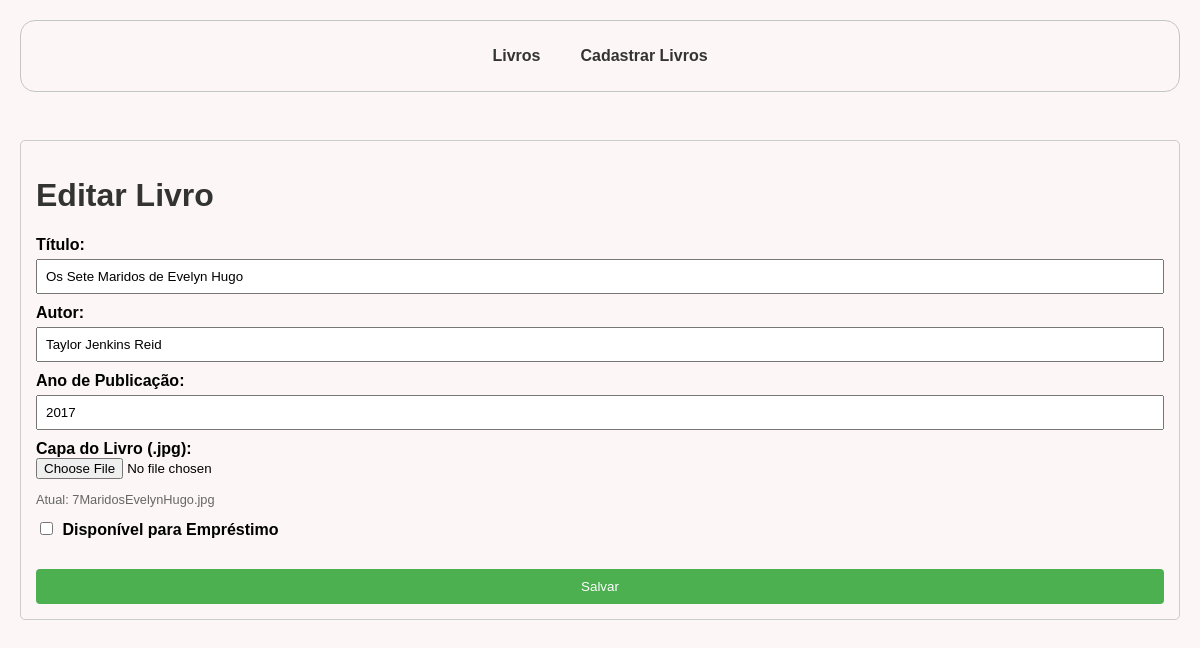
The page /edit/3 on the database its author committed.
### tables this page shows
CREATE TABLE livros (
    id INTEGER PRIMARY KEY AUTOINCREMENT,
    titulo TEXT NOT NULL,
    autor TEXT NOT NULL,
    ano_publicacao INTEGER,
    disponivel BOOLEAN,
    capa TEXT
);

### app_flask.py (the view, shortened to what this page needs)
@app.route('/edit/<int:id>', methods=['GET', 'POST'])
def edit_book(id):
    conn = get_db_connection()
    livro = conn.execute('SELECT * FROM livros WHERE id = ?', (id,)).fetchone()
    conn.close()
    return render_template('edit_book.html', livro=livro)

### app_flask.py (called while the page is built)
def get_db_connection():
    conn = sqlite3.connect(DATABASE_NAME)
    conn.row_factory = sqlite3.Row
    return conn

### templates/edit_book.html (shortened to what this page needs)
<!DOCTYPE html>
<html lang="pt-BR">
<head>
    <link rel="stylesheet" href="{{ url_for('static', filename='style.css') }}">
</head>
<body>
    <div class="navbar">
        <a href="{{ url_for('list_books') }}" class="nav-link">Livros</a>
        <a href="{{ url_for('add_book') }}" class="nav-link">Cadastrar Livros</a>
    </div>
    <div class="form-container">
        <h1>Editar Livro</h1>
        <form method="POST" action="{{ url_for('edit_book', id=livro.id) }}" enctype="multipart/form-data">
            <label for="titulo">Título:</label>
            <input type="text" id="titulo" name="titulo" value="{{ livro.titulo }}" required>
            <label for="autor">Autor:</label>
            <input type="text" id="autor" name="autor" value="{{ livro.autor }}" required>
            <label for="ano_publicacao">Ano de Publicação:</label>
            <input type="number" id="ano_publicacao" name="ano_publicacao" value="{{ livro.ano_publicacao }}" required>
            <label for="capa">Capa do Livro (.jpg):</label>
            <input type="file" id="capa" name="capa" accept=".jpg, .jpeg">
            {% if livro.capa %}
            <p style="font-size: 0.8rem; color: #666;">Atual: {{ livro.capa }}</p>
            {% endif %}
            <label>
                <input type="checkbox" id="disponivel" name="disponivel" {% if livro.disponivel %}checked{% endif %}>
                Disponível para Empréstimo
            </label>
            <div style="display: flex; gap: 10px; margin-top: 15px;">
                <button class="editButton" type="submit" style="flex: 1;">Salvar</button>
            </div>
        </form>
    </div>
</body>
</html>

### static/style.css (style rules this page uses)
body { font-family: Arial, sans-serif; margin: 20px; background-color: #fcf6f6; }
h1, h2 { color: #333; }
.form-container { margin-bottom: 30px; padding: 15px; border: 1px solid #ccc; border-radius: 5px; }
label { display: block; margin-top: 10px; font-weight: bold; }
input[type="text"], input[type="number"] { width: 100%; padding: 8px; margin-top: 5px; box-sizing: border-box; }
input[type="checkbox"] { margin-right: 5px; }
button { background-color: #4CAF50; color: white; padding: 10px 15px; border: none; cursor: pointer; margin-top: 15px; border-radius: 4px; }
.navbar { display: flex; justify-content: center; align-items: center; padding: 1rem; margin-bottom: 3rem; border: 1px solid rgb(197, 197, 197); border-radius: 15px; }
.nav-link { text-decoration: none; color: #333; font-weight: bold; padding: 10px 20px; border-radius: 15px; transition: background-color 0.3s ease; }

### rows shown on the page
livros: titulo "Os Sete Maridos de Evelyn Hugo", autor "Taylor Jenkins Reid", ano_publicacao "2017", capa "7MaridosEvelynHugo.jpg"
